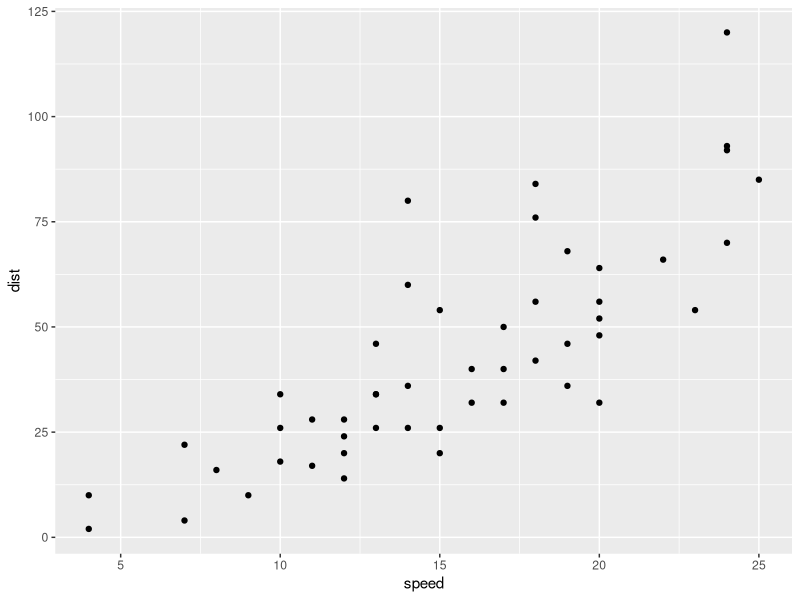
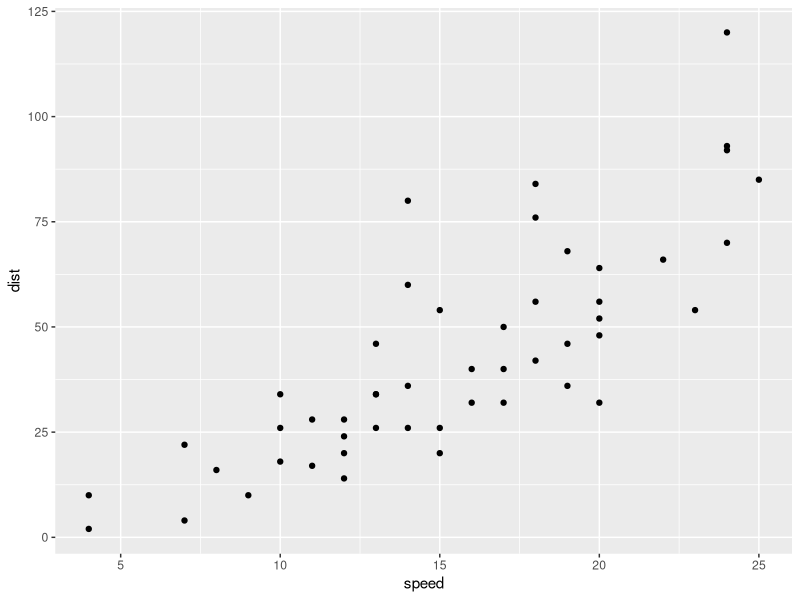

Write R code to recreate these figures, in order.
## ---- chunk 1
library(dplyr) # A Grammar of Data Manipulation
library(ggplot2) # Create Elegant Data Visualisations Using the Grammar of Graphics
library(glue) # Interpreted String Literals
library(here) # A Simpler Way to Find Your Files
## ---- chunk 2
ggplot(data = cars) +
  geom_point(aes(x = speed, 
                 y = dist))

ggsave(glue(here(), "/plots/scatter-cars.pdf"),
       width = 7,
       units = "in")
